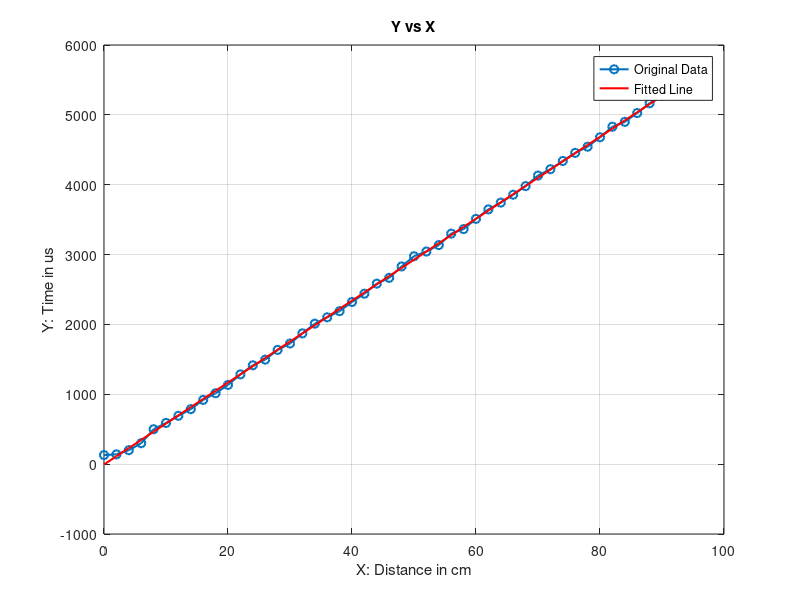

The MATLAB script that drew this image:
% Given data
X_vals = [0; 2; 4; 6; 8; 10; 12; 14; 16; 18; 20; 22; 24; 26; 28; 30; 32; 34; 36; 38; 40; ...
     42; 44; 46; 48; 50; 52; 54; 56; 58; 60; 62; 64; 66; 68; 70; 72; 74; 76; ...
     78; 80; 82; 84; 86; 88; 90; 92];

Y = [130; 140; 200; 300; 500; 590; 692; 787; 920; 1015; 1134; 1285; 1415; ...
     1496; 1635; 1727; 1872; 2011; 2102; 2190; 2322; 2440; 2584; 2667; ...
     2830; 2976; 3044; 3136; 3300; 3365; 3511; 3647; 3744; 3857; 3980; ...
     4131; 4222; 4340; 4456; 4544; 4679; 4830; 4900; 5026; 5166; 5277; ...
     5417];
% Create a column vector of ones
onesColumn = ones(length(X_vals), 1);

% Combine the ones column to the original array
X = [X_vals, onesColumn];


% Calculate parameters using linear regression formula
abMatrix = X\Y;

a = abMatrix(1);
b = abMatrix(2);

display(a);
display(b);

% Make linear regression line
y = (a * X_vals) + b;

% Plot
plot(X_vals, Y, 'o-', 'LineWidth', 1.5);
hold on;
plot(X_vals, y, 'r-', 'LineWidth', 1.5);

title('Y vs X');
xlabel('X: Distance in cm');
ylabel('Y: Time in us');
legend('Original Data', 'Fitted Line');
grid on;
